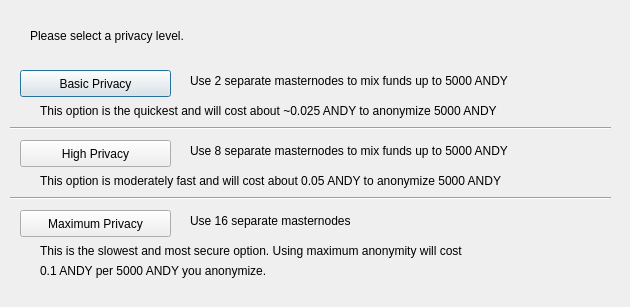
<?xml version="1.0" encoding="UTF-8"?>
<ui version="4.0">
 <class>ObfuscationConfig</class>
 <widget class="QDialog" name="ObfuscationConfig">
  <property name="geometry">
   <rect>
    <x>0</x>
    <y>0</y>
    <width>630</width>
    <height>307</height>
   </rect>
  </property>
  <property name="windowTitle">
   <string>Configure Obfuscation</string>
  </property>
  <widget class="QPushButton" name="buttonBasic">
   <property name="geometry">
    <rect>
     <x>20</x>
     <y>70</y>
     <width>151</width>
     <height>27</height>
    </rect>
   </property>
   <property name="text">
    <string>Basic Privacy</string>
   </property>
  </widget>
  <widget class="QPushButton" name="buttonHigh">
   <property name="geometry">
    <rect>
     <x>20</x>
     <y>140</y>
     <width>151</width>
     <height>27</height>
    </rect>
   </property>
   <property name="text">
    <string>High Privacy</string>
   </property>
  </widget>
  <widget class="QPushButton" name="buttonMax">
   <property name="geometry">
    <rect>
     <x>20</x>
     <y>210</y>
     <width>151</width>
     <height>27</height>
    </rect>
   </property>
   <property name="text">
    <string>Maximum Privacy</string>
   </property>
  </widget>
  <widget class="QLabel" name="label">
   <property name="geometry">
    <rect>
     <x>30</x>
     <y>20</y>
     <width>571</width>
     <height>31</height>
    </rect>
   </property>
   <property name="text">
    <string>Please select a privacy level.</string>
   </property>
  </widget>
  <widget class="QLabel" name="label_2">
   <property name="geometry">
    <rect>
     <x>190</x>
     <y>70</y>
     <width>421</width>
     <height>21</height>
    </rect>
   </property>
   <property name="text">
    <string>Use 2 separate masternodes to mix funds up to 5000 ANDY</string>
   </property>
  </widget>
  <widget class="QLabel" name="label_3">
   <property name="geometry">
    <rect>
     <x>190</x>
     <y>140</y>
     <width>411</width>
     <height>21</height>
    </rect>
   </property>
   <property name="text">
    <string>Use 8 separate masternodes to mix funds up to 5000 ANDY</string>
   </property>
  </widget>
  <widget class="QLabel" name="label_4">
   <property name="geometry">
    <rect>
     <x>190</x>
     <y>210</y>
     <width>421</width>
     <height>21</height>
    </rect>
   </property>
   <property name="text">
    <string>Use 16 separate masternodes</string>
   </property>
  </widget>
  <widget class="QLabel" name="label_6">
   <property name="geometry">
    <rect>
     <x>40</x>
     <y>100</y>
     <width>561</width>
     <height>21</height>
    </rect>
   </property>
   <property name="text">
    <string>This option is the quickest and will cost about ~0.025 ANDY to anonymize 5000 ANDY</string>
   </property>
  </widget>
  <widget class="QLabel" name="label_7">
   <property name="geometry">
    <rect>
     <x>40</x>
     <y>170</y>
     <width>561</width>
     <height>21</height>
    </rect>
   </property>
   <property name="text">
    <string>This option is moderately fast and will cost about 0.05 ANDY to anonymize 5000 ANDY</string>
   </property>
  </widget>
  <widget class="QLabel" name="label_8">
   <property name="geometry">
    <rect>
     <x>40</x>
     <y>240</y>
     <width>561</width>
     <height>21</height>
    </rect>
   </property>
   <property name="text">
    <string>This is the slowest and most secure option. Using maximum anonymity will cost</string>
   </property>
  </widget>
  <widget class="QLabel" name="label_9">
   <property name="geometry">
    <rect>
     <x>40</x>
     <y>260</y>
     <width>561</width>
     <height>21</height>
    </rect>
   </property>
   <property name="text">
    <string>0.1 ANDY per 5000 ANDY you anonymize.</string>
   </property>
  </widget>
  <widget class="Line" name="line">
   <property name="geometry">
    <rect>
     <x>10</x>
     <y>120</y>
     <width>601</width>
     <height>16</height>
    </rect>
   </property>
   <property name="orientation">
    <enum>Qt::Horizontal</enum>
   </property>
  </widget>
  <widget class="Line" name="line_2">
   <property name="geometry">
    <rect>
     <x>10</x>
     <y>190</y>
     <width>601</width>
     <height>16</height>
    </rect>
   </property>
   <property name="orientation">
    <enum>Qt::Horizontal</enum>
   </property>
  </widget>
 </widget>
 <resources/>
 <connections/>
</ui>
